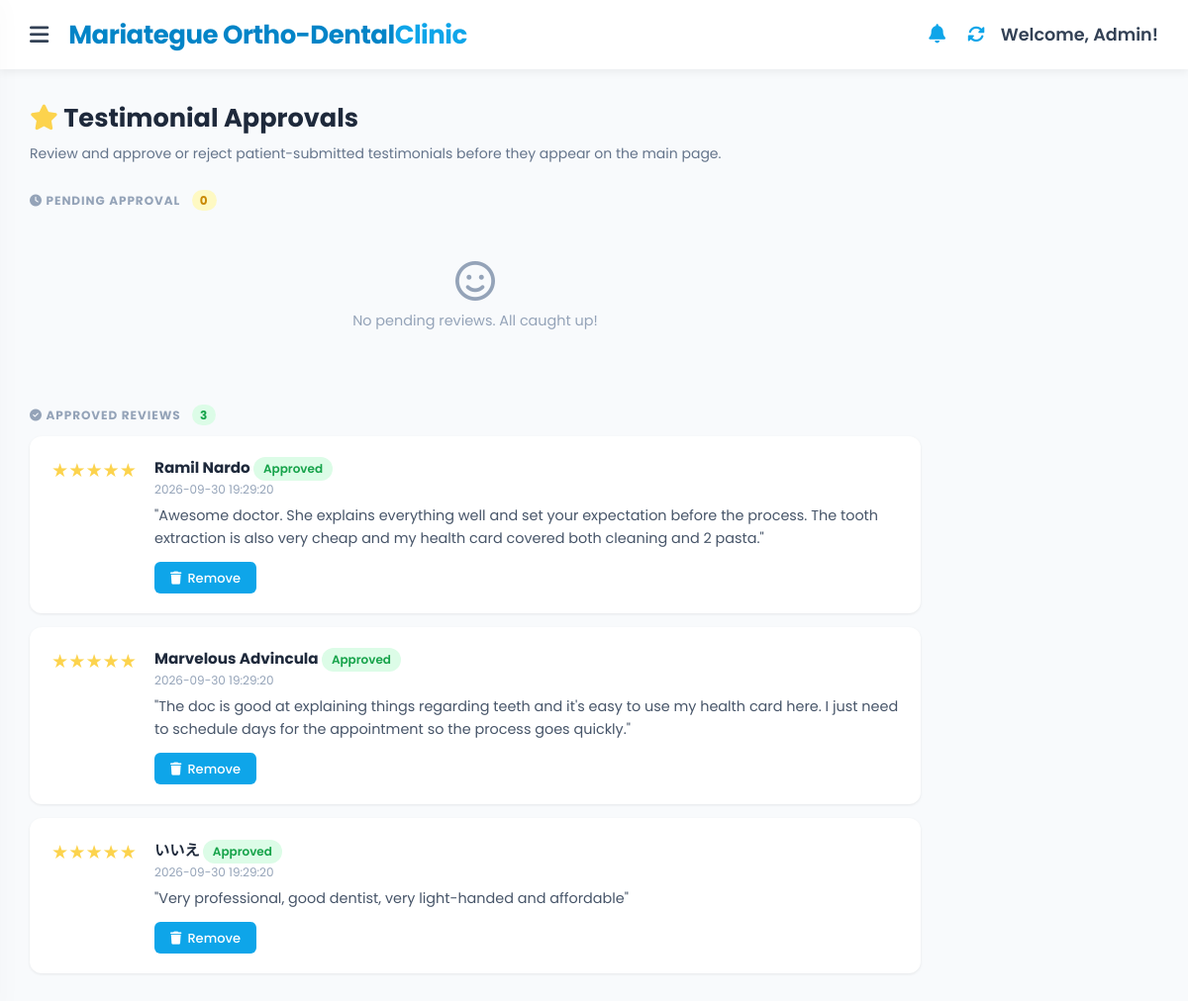
Screenshot of /testimonials_approval.php (signed in) with the database file from the repository.
### tables this page shows
CREATE TABLE IF NOT EXISTS `testimonials` (
  `id` int(11) NOT NULL AUTO_INCREMENT,
  `patient_name` varchar(100) NOT NULL,
  `rating` tinyint(1) NOT NULL DEFAULT 5,
  `comment` text NOT NULL,
  `is_approved` tinyint(1) NOT NULL DEFAULT 0,
  `submitted_at` datetime NOT NULL DEFAULT CURRENT_TIMESTAMP,
  PRIMARY KEY (`id`)
);

### testimonials_approval.php (the view, shortened to what this page needs)
<?php
include __DIR__ . '/miscellaneous/database.php';
$pdo->exec("CREATE TABLE IF NOT EXISTS `testimonials` (
    `id` int(11) NOT NULL AUTO_INCREMENT,
    `patient_name` varchar(100) NOT NULL,
    `rating` tinyint(1) NOT NULL DEFAULT 5,
    `comment` text NOT NULL,
    `is_approved` tinyint(1) NOT NULL DEFAULT 0,
    `submitted_at` datetime NOT NULL DEFAULT CURRENT_TIMESTAMP,
    PRIMARY KEY (`id`)
) ENGINE=InnoDB DEFAULT CHARSET=utf8mb4");
$pending  = $pdo->query("SELECT * FROM testimonials WHERE is_approved = 0 ORDER BY submitted_at DESC")->fetchAll(PDO::FETCH_ASSOC);
$approved = $pdo->query("SELECT * FROM testimonials WHERE is_approved = 1 ORDER BY submitted_at DESC")->fetchAll(PDO::FETCH_ASSOC);
?>
<!DOCTYPE html>
<html lang="en">
<head>
    <link rel="stylesheet" href="https://cdnjs.cloudflare.com/ajax/libs/font-awesome/6.5.0/css/all.min.css">
    <link rel="stylesheet" href="miscellaneous/sidebar_design.css">
</head>
<body>
<?php include __DIR__ . '/miscellaneous/sidebar.php'; ?>
<div class="main-content">
    <div class="page-title"><i class="fa-solid fa-star" style="color:#fcd34d"></i> Testimonial Approvals</div>
    <div class="page-subtitle">Review and approve or reject patient-submitted testimonials before they appear on the main page.</div>
    <div class="section-label">
        <i class="fa-solid fa-clock"></i> Pending Approval
        <span style="background:#fef9c3;color:#ca8a04;padding:2px 8px;border-radius:20px;margin-left:8px"><?= count($pending) ?></span>
    </div>
    <?php if (empty($pending)): ?>
        <div class="empty-state">
            <i class="fa-regular fa-face-smile"></i>
            No pending reviews. All caught up!
        </div>
    <?php else: foreach ($pending as $r): ?>
        <div class="review-card">
            <div class="star-display"><?= str_repeat('★', (int)$r['rating']) . str_repeat('☆', 5 - (int)$r['rating']) ?></div>
            <div class="review-body">
                <div class="review-name"><?= htmlspecialchars($r['patient_name']) ?> <span class="badge-pending">Pending</span></div>
                <div class="review-date"><?= htmlspecialchars($r['submitted_at']) ?></div>
                <div class="review-comment">"<?= htmlspecialchars($r['comment']) ?>"</div>
                <div class="review-actions">
                    <form method="POST" style="display:inline">
                        <input type="hidden" name="action" value="approve">
                        <input type="hidden" name="id" value="<?= $r['id'] ?>">
                        <button type="submit" class="btn-approve"><i class="fa-solid fa-check"></i> Approve</button>
                    </form>
                    <form method="POST" style="display:inline">
                        <input type="hidden" name="action" value="reject">
                        <input type="hidden" name="id" value="<?= $r['id'] ?>">
                        <button type="button" class="btn-reject"
                            onclick="showConfirmDialog('Reject and delete this review from <?= htmlspecialchars(addslashes($r['patient_name'])) ?>?', function(){ document.querySelectorAll('.reject-form-<?= $r['id'] ?>')[0].submit(); }, { title: 'Reject Review', icon: 'danger', okText: 'Yes, Reject' })">
                            <i class="fa-solid fa-xmark"></i> Reject
                        </button>
                        <input type="submit" class="reject-form-<?= $r['id'] ?>" style="display:none">
                    </form>
                </div>
            </div>
        </div>
    <?php endforeach; endif; ?>
    <div class="section-label" style="margin-top:36px">
        <i class="fa-solid fa-circle-check"></i> Approved Reviews
        <span style="background:#dcfce7;color:#16a34a;padding:2px 8px;border-radius:20px;margin-left:8px"><?= count($approved) ?></span>
    </div>
    <?php if (empty($approved)): ?>
        <div class="empty-state">
            <i class="fa-regular fa-star"></i>
            No approved reviews yet.
        </div>
    <?php else: foreach ($approved as $r): ?>
        <div class="review-card">
            <div class="star-display"><?= str_repeat('★', (int)$r['rating']) . str_repeat('☆', 5 - (int)$r['rating']) ?></div>
            <div class="review-body">
                <div class="review-name"><?= htmlspecialchars($r['patient_name']) ?> <span class="badge-approved">Approved</span></div>
                <div class="review-date"><?= htmlspecialchars($r['submitted_at']) ?></div>
                <div class="review-comment">"<?= htmlspecialchars($r['comment']) ?>"</div>
                <div class="review-actions">
                    <form method="POST" style="display:inline">
                        <button type="button" class="btn-delete"
                            onclick="showConfirmDialog('Remove this approved review from <?= htmlspecialchars(addslashes($r['patient_name'])) ?>? It will no longer show on the main page.', function(){ document.querySelectorAll('.reject-form-<?= $r['id'] ?>')[0].submit(); }, { title: 'Remove Review', icon: 'warning', okText: 'Yes, Remove' })">
                            <i class="fa-solid fa-trash"></i> Remove
                        </button>
                    </form>
                </div>
            </div>
        </div>
    <?php endforeach; endif; ?>
</div>
</body>
</html>

### miscellaneous/sidebar_design.css (style rules this page uses)
:root { --primary-color: #0ea5e9; --primary-dark: #0284c7; --secondary-color: #475569; --accent-color: #facc15; --danger-color: #ef4444; --success-color: #22c55e; --bg-color: #f8fafc; --card-bg: #ffffff; --text-color: #334155; --text-light: #94a3b8; --sidebar-width: 300px; --header-height: 70px; --shadow-sm: 0 1px 2px 0 rgb(0 0 0 / 0.05); --shadow: 0 4px 6px -1px rgb(0 0 0 / 0.1), 0 2px 4px -2px rgb(0 0 0 / 0.1); --radius: 0.75rem; }
* { margin: 0; padding: 0; box-sizing: border-box; font-family: 'Poppins', sans-serif; }
body { background: #f8fafc; color: var(--text-color); min-height: 100vh; }
.main-content { margin-left: 0 !important; width: 100% !important; margin-top: var(--header-height); padding: 30px; transition: all 0.3s ease; }
button, .btn-add, .btn-edit, .btn-view, .btn-delete, .btn-cancel, .btn-save, .btn-manage { cursor: pointer !important; border: none !important; border-radius: 6px !important; padding: 7px 16px !important; font-size: 13px !important; font-weight: 500 !important; transition: background 0.2s !important; display: inline-flex !important; align-items: center !important; justify-content: center !important; text-decoration: none !important; box-shadow: none !important; min-width: 64px !important; height: 32px !important; line-height: 1 !important; background-color: #0ea5e9 !important; color: white !important; vertical-align: middle !important; white-space: nowrap !important; }
.btn-delete, .btn-cancel { background-color: #0ea5e9 !important; color: white !important; }

### testimonials_approval.php (style rules this page uses)
.main-content { padding: 30px; max-width: 960px; margin: 0 auto; }
.page-title { font-size: 1.6rem; font-weight: 700; color: #1e293b; margin-bottom: 6px; }
.page-subtitle { font-size: .875rem; color: #64748b; margin-bottom: 28px; }
.section-label { font-size: .75rem; font-weight: 700; letter-spacing: .08em; text-transform: uppercase; color: #94a3b8; margin: 28px 0 12px; }
.review-card { background: #fff; border-radius: 12px; padding: 20px 22px; box-shadow: 0 1px 3px rgba(0,0,0,.08); margin-bottom: 14px; display: flex; align-items: flex-start; gap: 18px; }
.review-card .star-display { font-size: 1.2rem; color: #fcd34d; white-space: nowrap; }
.review-card .review-body { flex: 1; }
.review-card .review-name { font-weight: 700; color: #1e293b; font-size: .95rem; }
.review-card .review-date { font-size: .75rem; color: #94a3b8; margin-bottom: 6px; }
.review-card .review-comment { font-size: .9rem; color: #475569; line-height: 1.6; }
.review-card .review-actions { display: flex; gap: 8px; margin-top: 12px; flex-wrap: wrap; }
.btn-delete { display: inline-flex; align-items: center; gap: 6px; padding: 8px 18px; background: #f1f5f9; color: #64748b; border: none; border-radius: 8px; font-size: .85rem; font-weight: 600; cursor: pointer; transition: .2s; }
.badge-approved { display: inline-block; padding: 3px 10px; background: #dcfce7; color: #16a34a; border-radius: 20px; font-size: .75rem; font-weight: 600; }
.empty-state { text-align: center; padding: 40px; color: #94a3b8; font-size: .9rem; }
.empty-state i { font-size: 2.5rem; margin-bottom: 10px; display: block; }

### rows the page displays
testimonials: rating "★★★★★", patient_name "Ramil Nardo", submitted_at "2026-09-30 19:29:20", comment "Awesome doctor. She explains everything well and set your expectation before the process. The tooth extraction is also very cheap and my health card covered both cleaning and 2 pasta."
testimonials: rating "★★★★★", patient_name "Marvelous Advincula", submitted_at "2026-09-30 19:29:20", comment "The doc is good at explaining things regarding teeth and it's easy to use my health card here. I just need to schedule days for the appointment so the process goes quickly."
testimonials: rating "★★★★★", patient_name "いいえ", submitted_at "2026-09-30 19:29:20", comment "Very professional, good dentist, very light-handed and affordable"

### other values shown
$_SESSION['username'] "Admin"
count($pending) "0"
count($approved) "3"
